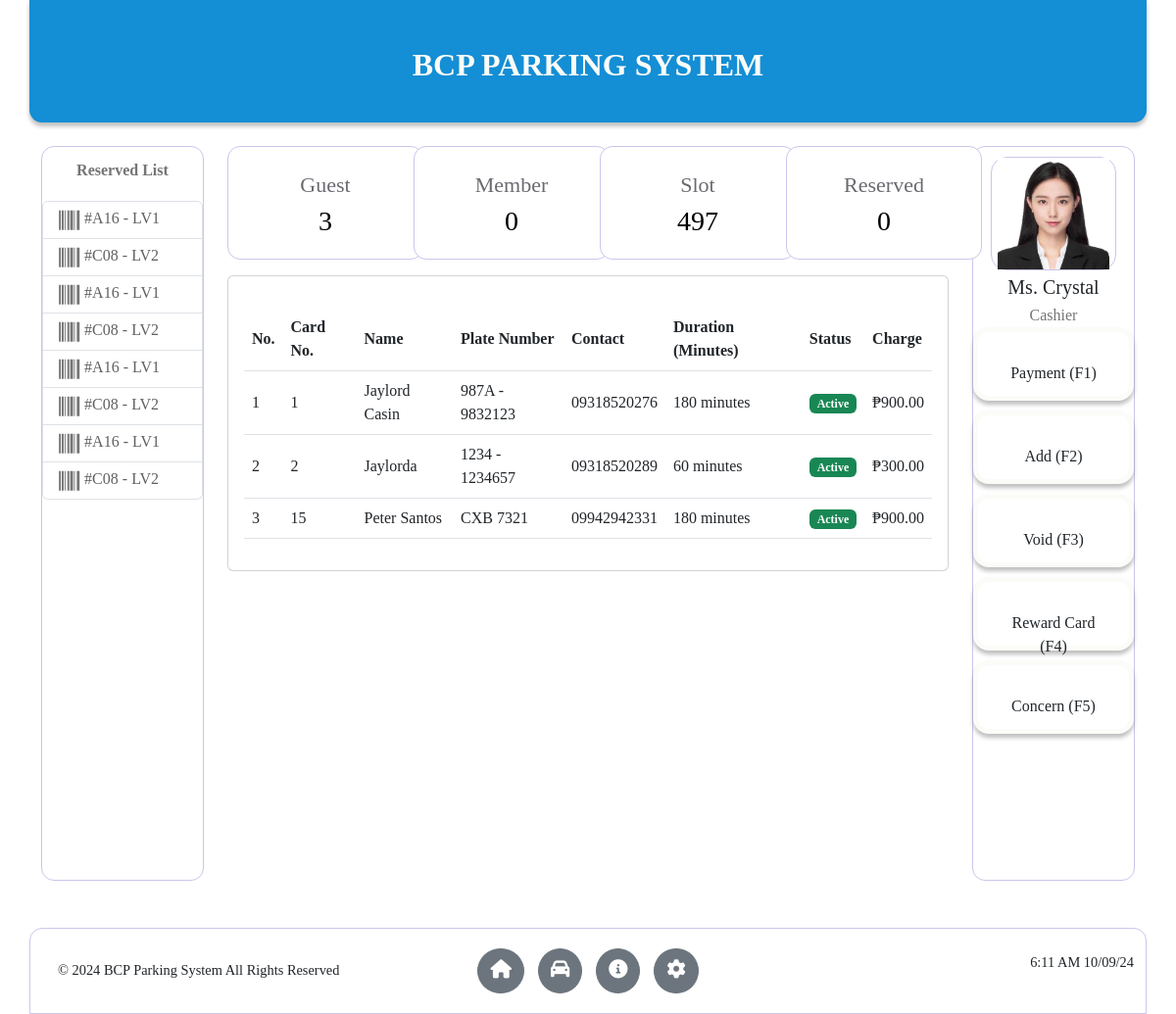
The page / on the database its author committed.
### tables this page shows
CREATE TABLE `counts` (
  `id` int(11) NOT NULL,
  `guests` int(11) DEFAULT 0,
  `slots` int(11) DEFAULT 0,
  `members` int(11) DEFAULT 0,
  `reserved` int(11) DEFAULT 0
);

CREATE TABLE `records` (
  `id` int(11) NOT NULL,
  `card_number` varchar(255) DEFAULT NULL,
  `name` varchar(255) DEFAULT NULL,
  `contact` varchar(255) DEFAULT NULL,
  `plate_number` varchar(255) NOT NULL,
  `status` varchar(50) NOT NULL,
  `charge` decimal(10,2) NOT NULL,
  `duration` int(11) DEFAULT NULL,
  `vehicle_type` varchar(50) DEFAULT NULL
);

### components/section.php (the view, shortened to what this page needs)
<?php
include 'db_connection.php';
$sqlFetchCounts = "SELECT guests, slots, members, reserved FROM counts WHERE id = 1";
$resultCounts = $conn->query($sqlFetchCounts);
if ($resultCounts->num_rows > 0) {
    $rowCounts = $resultCounts->fetch_assoc();
    $guests = $rowCounts['guests'];
    $slots = $rowCounts['slots'];
    $members = $rowCounts['members'];
    $reserved = $rowCounts['reserved'];
} else {
    $guests = 0;
    $slots = 500;
    $members = 0;
    $reserved = 0;
}
$ratePerMinute = 5;
$sqlRecords = "SELECT * FROM records";
$resultRecords = $conn->query($sqlRecords);
?>
<section class="container mt-4">
    <div class="row">
        <?php include 'components/sidebarLeft.php'; ?>
        <div class="col-lg-8">
            <div class="row mb-3">
                <nav class="navbar-custom">
                    <div class="row">
                        <div class="col-md-3">
                            <div class="card">
                                <div class="statistics card-body">
                                    <h5>Guest</h5>
                                    <p><?php echo htmlspecialchars($guests); ?></p>
                                </div>
                            </div>
                        </div>
                        <div class="col-md-3">
                            <div class="card">
                                <div class="statistics card-body">
                                    <h5>Member</h5>
                                    <p><?php echo htmlspecialchars($members); ?></p>
                                </div>
                            </div>
                        </div>
                        <div class="col-md-3">
                            <div class="card">
                                <div class="statistics card-body">
                                    <h5>Slot</h5>
                                    <p><?php echo htmlspecialchars($slots); ?></p>
                                </div>
                            </div>
                        </div>
                        <div class="col-md-3">
                            <div class="card">
                                <div class="statistics card-body">
                                    <h5>Reserved</h5>
                                    <p><?php echo htmlspecialchars($reserved); ?></p>
                                </div>
                            </div>
                        </div>
                    </div>
                </nav>
            </div>
            <div class="row">
                <div class="col">
                    <div class="card">
                        <div class="card-body">
                            <table class="table mt-3">
                                <thead>
                                    <tr>
                                        <th>No.</th>
                                        <th>Card No.</th>
                                        <th>Name</th>
                                        <th>Plate Number</th>
                                        <th>Contact</th>
                                        <th>Duration (Minutes)</th>
                                        <th>Status</th>
                                        <th>Charge</th>
                                    </tr>
                                </thead>
                                <tbody>
                                    <?php
                                    if ($resultRecords->num_rows > 0) {
                                        $counter = 1;
                                        while ($rowRecords = $resultRecords->fetch_assoc()) {
                                            $duration = $rowRecords['duration'] ?? 0;
                                            $charge = $duration * $ratePerMinute;
                                            echo "<tr>";
                                            echo "<td>" . $counter++ . "</td>";
                                            echo "<td>" . htmlspecialchars($rowRecords['card_number']) . "</td>";
                                            echo "<td>" . htmlspecialchars($rowRecords['name']) . "</td>";
                                            echo "<td>" . htmlspecialchars($rowRecords['plate_number']) . "</td>";
                                            echo "<td>" . htmlspecialchars($rowRecords['contact']) . "</td>";
                                            echo "<td>" . ($duration > 0 ? $duration . " minutes" : "0 minutes") . "</td>";
                                            echo "<td><span class='badge " .
                                                ($rowRecords['status'] == 'Active' ? 'bg-success' :
                                                ($rowRecords['status'] == 'Overstay' ? 'bg-danger' : 'bg-warning')) .
                                                "'>" . htmlspecialchars($rowRecords['status']) . "</span></td>";
                                            echo "<td>₱" . number_format($charge, 2) . "</td>";
                                            echo "</tr>";
                                        }
                                    } else {
                                        echo "<tr><td colspan='8'>No records found</td></tr>";
                                    }
                                    ?>
                                </tbody>
                            </table>
                        </div>
                    </div>
                </div>
            </div>
        </div>
        <?php include 'components/sidebarRight.php'; ?>
    </div>
</section>

### index.php (shortened to what this page needs)
<!DOCTYPE html>
<html lang="en">
<head>
    <link href="https://cdn.jsdelivr.net/npm/bootstrap@5.3.0/dist/css/bootstrap.min.css" rel="stylesheet">
    <link href="https://cdnjs.cloudflare.com/ajax/libs/font-awesome/6.0.0/css/all.min.css" rel="stylesheet">
    <link rel="stylesheet" href="css/style.css?v=1.1">
</head>
<body>
            <?php include 'components/header.php'; ?>
            <?php include 'components/section.php'; ?>
            <?php include 'components/footer.php'; ?>
</body>
</html>

### components/header.php
<header class="container">
    <div class="row">
        <div class="col">
            <h2 class="text-center">BCP PARKING SYSTEM</h2>
        </div>
</header>

### components/sidebarLeft.php (shortened to what this page needs)
<div class="col-lg-2">
    <div class="sidebar-left">
        <div class="nav">
            <h4>Reserved List</h4>
        </div>
        <div class="list-group">
            <a href="#" class="list-group-item list-group-item-action"> #A16 - LV1</a>
            <a href="#" class="list-group-item list-group-item-action"> #C08 - LV2</a>
            <a href="#" class="list-group-item list-group-item-action"> #A16 - LV1</a>
            <a href="#" class="list-group-item list-group-item-action"> #C08 - LV2</a>
            <a href="#" class="list-group-item list-group-item-action"> #A16 - LV1</a>
            <a href="#" class="list-group-item list-group-item-action"> #C08 - LV2</a>
            <a href="#" class="list-group-item list-group-item-action"> #A16 - LV1</a>
            <a href="#" class="list-group-item list-group-item-action"> #C08 - LV2</a>
        </div>
    </div>
</div>

### components/sidebarRight.php (shortened to what this page needs)
<div class="col-lg-2">
    <div class="sidebar-right">
        <div class="img">
            <div class="image-wrapper">
                <img src="./img/sp.jpg" alt="User Image">
            </div>
            <div class="text-wrapper">
                <h5>Ms. Crystal</h5>
                <p>Cashier</p>
            </div>
        </div>
        <div class="container">
            <div id="mainButtonsSidebar" class="list-group">
                <button id="paymentButtonSidebar" class="btn btn-custom">Payment (F1)</button>
                <button id="addButtonSidebar" class="btn btn-custom">Add (F2)</button>
                <button id="voidButtonSidebar" class="btn btn-custom">Void (F3)</button>
                <button id="rewardCardButtonSidebar" class="btn btn-custom">Reward Card (F4)</button>
                <button id="concernButtonSidebar" class="btn btn-custom">Concern (F5)</button>
            </div>
        </div>
    </div>
</div>

### components/footer.php
<footer class="container mt-5 py-3">
        <div class="row align-items-center">
            <div class="col-md-4 text-center text-md-start">
                <div class="p-3">
                    © 2024 BCP Parking System All Rights Reserved
                </div>
            </div>
            <div class="col-md-4">
                <div class="footer-buttons text-center">
                    <button class="btn btn-secondary">
                        <i class="fas fa-home"></i>
                    </button>
                    <button class="btn btn-secondary">
                        <i class="fas fa-car"></i>
                    </button>
                    <button class="btn btn-secondary">
                        <i class="fas fa-info-circle"></i>
                    </button>
                    <button class="btn btn-secondary">
                        <i class="fas fa-cog"></i>
                    </button>
                </div>
            </div>
            <div class="col-md-4 footer-time">
                <p><?php echo date("g:i A m/d/y");?></p>
            </div>
        </div>
    </footer>

### css/global.css (style rules this page uses)
* { padding: 0; margin: 0; }
:root { --primary-color: #3498db; --secondary-color: #2ecc71; --text-color: #333333; --bg-primary-color: #FAFAFA; --bg-secondary-color: #148ED5; }
body { background-color: var(--background-color); font-family: "Josefin Sans"; overflow: hidden; }
header { background-color: var(--bg-secondary-color); }
.table td, .table th { vertical-align: middle; }

### css/components/header.css (style rules this page uses)
header { border-radius: 0px 0px 13px 13px; box-shadow: 0px 4px 4px 0px rgba(0, 0, 0, 0.25); padding: 48px 0px 32px 0px; }
.col h2 { color: #FBFCF8; font-family: "Josefin Sans"; font-size: 32px; font-style: normal; font-weight: 600; line-height: normal; }

### css/components/sidebarLeft.css (style rules this page uses)
.sidebar-left { width: auto; height: 750px; border-radius: 13px; border: 1px solid #CDC5EB; background: #FFF; }
.nav { padding: 15px 35px 14px 35px; display: flex; justify-content: center; align-items: center; }
.nav h4 { color: #757575; font-size: 16px; font-style: normal; font-weight: 700; line-height: normal; }
.list-group a { color: var(--Gray-700, #616161); font-size: 16px; font-style: normal; font-weight: 500; line-height: normal; letter-spacing: 0.024px; }
svg { fill: #757575; }

### css/components/sidebarRight.css (style rules this page uses)
.sidebar-right { border-radius: 13px; border: 0.8px solid #CDC5EB; background: #FFF; height: 750px; }
.list-group { display: flex; justify-content: center; align-items: center; }
.sidebar-right .btn-custom { margin-bottom: 10px; padding: 30px 20px; border-radius: 16px; border: 5px solid #FBFCF8; background: #FFF; box-shadow: 0px 4px 4px 0px rgba(0, 0, 0, 0.25); width: 164.952px; height: 74.976px; transition: background 0.3s, box-shadow 0.3s, color 0.3s; }
.img { width: 127.838px; height: auto; margin: 0 auto; text-align: center; }
.image-wrapper { display: flex; justify-content: center; align-items: center; height: 116.213px; width: 127.838px; border-radius: 16px; border: 0.8px solid #CDC5EB; margin-top: 10px; }
.img img { width: 100%; height: 100%; object-fit: contain; }
.text-wrapper h5, .text-wrapper p { margin: 0; padding-top: 5px; }
.text-wrapper p { color: #757575; }

### css/components/section.css (style rules this page uses)
.navbar-custom .card { border-radius: 13px; border: 0.8px solid #CDC5EB; background: #FFF; width: 200px; height: 115.935px; }
.card .statistics { margin-top: 10px; }
.card h5, .card p { text-align: center; font-style: normal; font-weight: 400; line-height: normal; }
.card h5 { font-size: 22px; color: #6C6971; }
.card p { font-size: 28px; color: #000; }

### css/components/footer.css (style rules this page uses)
footer { border-radius: 13px 13px 0px 0px; border: 0.8px solid #CDC5EB; background: #FFF; }
.footer-buttons .btn { margin: 0 5px; border-radius: 50%; padding: 10px 12px; }
.footer-buttons .btn i { font-size: 1.2rem; }
footer .p-3 { font-size: 0.9rem; }
.footer-time { font-size: 0.9rem; text-align: right; }

### rows shown on the page
counts: guests "3", members "0", slots "497", reserved "0"
records: card_number "1", name "Jaylord Casin", plate_number "987A - 9832123", contact "09318520276", duration "180", status "Active", duration "900.00"
records: card_number "2", name "Jaylorda", plate_number "1234 - 1234657", contact "09318520289", duration "60", status "Active", duration "300.00"
records: card_number "15", name "Peter Santos", plate_number "CXB 7321", contact "09942942331", duration "180", status "Active", duration "900.00"
